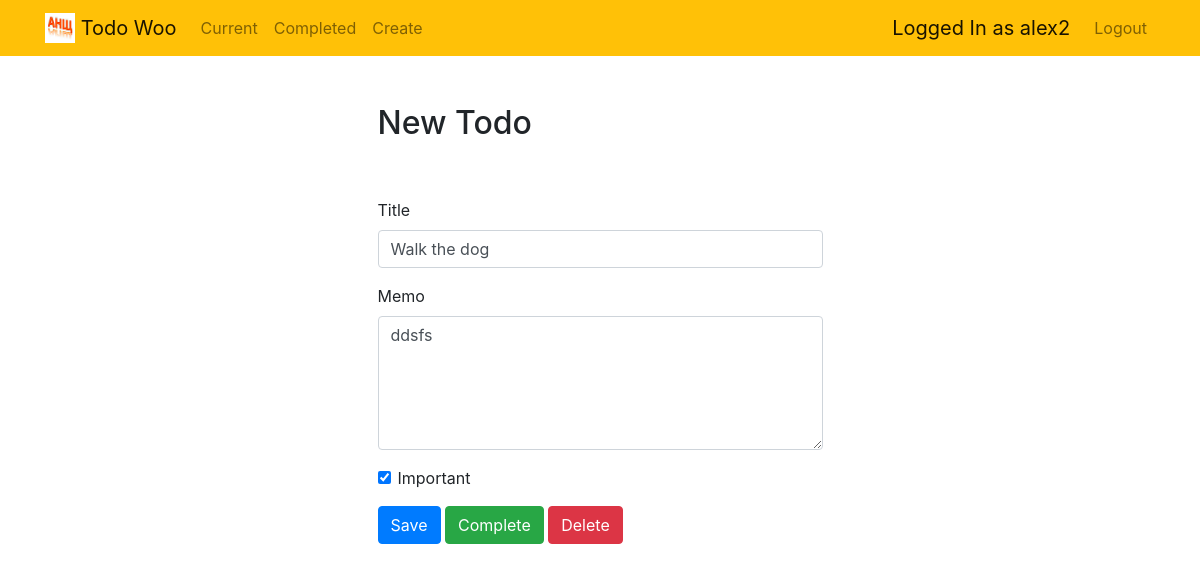
Before: /todo/1 (signed in) with the older database file.
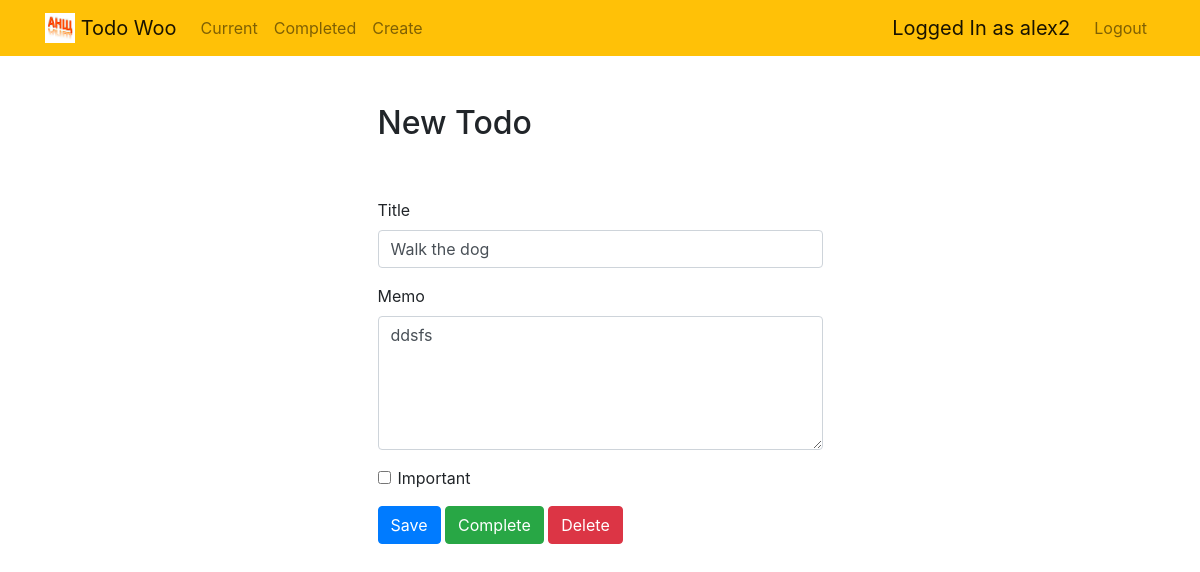
After: the same page with the newer database file.
### todo/models.py (models this page shows, shortened)
class Todo(models.Model):
    title = models.CharField(max_length=100)
    memo = models.TextField(blank=True) # blank=True - МОЖЕТ быть пустым
    created = models.DateTimeField(auto_now_add=True) #auto_now_add=True -автозаполнение текущим временем
    datacompleted = models.DateTimeField(null=True, blank=True) # null=True - МОЖЕТ быть пустым
    important = models.BooleanField(default=False) #чекбокс
    user = models.ForeignKey(User, on_delete=models.CASCADE) #внесение в модель ID пользователя-создателя

### todo/views.py (the view, shortened to what this page needs)
# urls.py: path('todo/<int:todo_pk>', views.viewtodo, name='viewtodo'),
@login_required #access to this page only registred user
def viewtodo(request, todo_pk):          #отобразится страница с просмотра и изм дел., todo_pk-ключ записи для просмотра
        todo = get_object_or_404(Todo, pk=todo_pk, user=request.user)      #функция получения объекта(записи здесь), 'user=request.user' нужна для того чтобы если запись создана не текущим пользователем и он хочет эту запись отобразить запросом через строку браузера была ошибка 404
        if request.method == 'GET':         #при вызове через метод 'GET' (через urls.py  или строку в браузере)
            form = TodoForm(instance=todo)
            return render(request, 'todo/viewtodo.html', {'todo':todo, 'form':form}) # отображение записи

### todo/forms.py
class TodoForm(ModelForm):
    class Meta:
        model = Todo
        fields = ['title', 'memo', 'important']     # это те поля из models.py класса Todo, которые нам нужно заполнять.

### todo/templates/todo/viewtodo.html (shortened to what this page needs)
{% extends "todo/base.html" %}
{% block content %}
    <div class="row justify-content-center mt-5">
        <div class="col-md-5">
            <h2>New Todo</h2>
        </div>
    </div>
    <div class="row justify-content-center mt-5">
        <div class="col-md-5">
            <form method="POST">
                <div class="form-group">
                    <label for="title">Title</label>
                    <input type="text" name="title" class="form-control" id="title" value="{{ todo.title }}" required>
                </div>
                <div class="form-group">
                    <label for="memo">Memo</label>
                    <textarea name="memo" rows="5" class="form-control" id="memo" >{{ todo.memo }}</textarea>
                </div>
                <div class="form-group form-check">
                    <input type="checkbox" name="important" class="form-check-input" id="important" {% if todo.important %}checked{% endif %}>
                    <label class="form-check-label" for="important">Important</label>
                </div>
                <button type="submit" class="btn btn-primary">Save</button>
                <button type="button" class="btn btn-success" onclick="$('#complete').click()">Complete</button>
                <button type="button" class="btn btn-danger" onclick="$('#delete').click()">Delete</button>
            </form>
        </div>
    </div>
{% endblock %}

Changed rows visible on the page:
changed Todo "Walk the dog": important "☑" → "☐"
